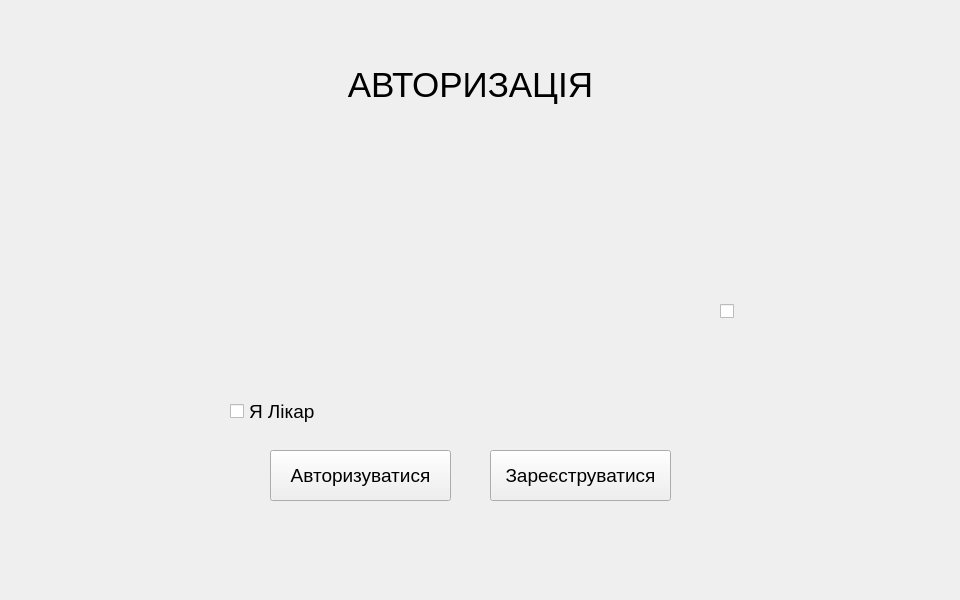
<?xml version="1.0" encoding="UTF-8"?>
<ui version="4.0">
 <class>Login</class>
 <widget class="QWidget" name="Login">
  <property name="geometry">
   <rect>
    <x>0</x>
    <y>0</y>
    <width>960</width>
    <height>600</height>
   </rect>
  </property>
  <property name="windowTitle">
   <string>Form</string>
  </property>
  <widget class="QCheckBox" name="passwordVisibility">
   <property name="geometry">
    <rect>
     <x>720</x>
     <y>300</y>
     <width>21</width>
     <height>22</height>
    </rect>
   </property>
   <property name="text">
    <string/>
   </property>
  </widget>
  <widget class="QPushButton" name="registerButton">
   <property name="geometry">
    <rect>
     <x>490</x>
     <y>450</y>
     <width>181</width>
     <height>51</height>
    </rect>
   </property>
   <property name="font">
    <font>
     <pointsize>14</pointsize>
    </font>
   </property>
   <property name="cursor">
    <cursorShape>PointingHandCursor</cursorShape>
   </property>
   <property name="text">
    <string>Зареєструватися</string>
   </property>
  </widget>
  <widget class="CustomField" name="login" native="true">
   <property name="geometry">
    <rect>
     <x>210</x>
     <y>160</y>
     <width>500</width>
     <height>110</height>
    </rect>
   </property>
  </widget>
  <widget class="CustomField" name="password" native="true">
   <property name="geometry">
    <rect>
     <x>210</x>
     <y>280</y>
     <width>500</width>
     <height>110</height>
    </rect>
   </property>
  </widget>
  <widget class="QPushButton" name="acceptButton">
   <property name="geometry">
    <rect>
     <x>270</x>
     <y>450</y>
     <width>181</width>
     <height>51</height>
    </rect>
   </property>
   <property name="font">
    <font>
     <pointsize>14</pointsize>
    </font>
   </property>
   <property name="cursor">
    <cursorShape>PointingHandCursor</cursorShape>
   </property>
   <property name="text">
    <string>Авторизуватися</string>
   </property>
  </widget>
  <widget class="QLabel" name="label">
   <property name="geometry">
    <rect>
     <x>310</x>
     <y>50</y>
     <width>321</width>
     <height>71</height>
    </rect>
   </property>
   <property name="text">
    <string>&lt;html&gt;&lt;head/&gt;&lt;body&gt;&lt;p align=&quot;center&quot;&gt;&lt;span style=&quot; font-size:26pt;&quot;&gt;АВТОРИЗАЦІЯ&lt;/span&gt;&lt;/p&gt;&lt;/body&gt;&lt;/html&gt;</string>
   </property>
  </widget>
  <widget class="QCheckBox" name="doctorCheckBox">
   <property name="geometry">
    <rect>
     <x>230</x>
     <y>400</y>
     <width>161</width>
     <height>22</height>
    </rect>
   </property>
   <property name="font">
    <font>
     <pointsize>14</pointsize>
    </font>
   </property>
   <property name="text">
    <string>Я Лікар</string>
   </property>
  </widget>
 </widget>
 <customwidgets>
  <customwidget>
   <class>CustomField</class>
   <extends>QWidget</extends>
   <header location="global">Authorization/CustomField/CustomField.hpp</header>
   <container>1</container>
  </customwidget>
 </customwidgets>
 <resources/>
 <connections/>
</ui>
